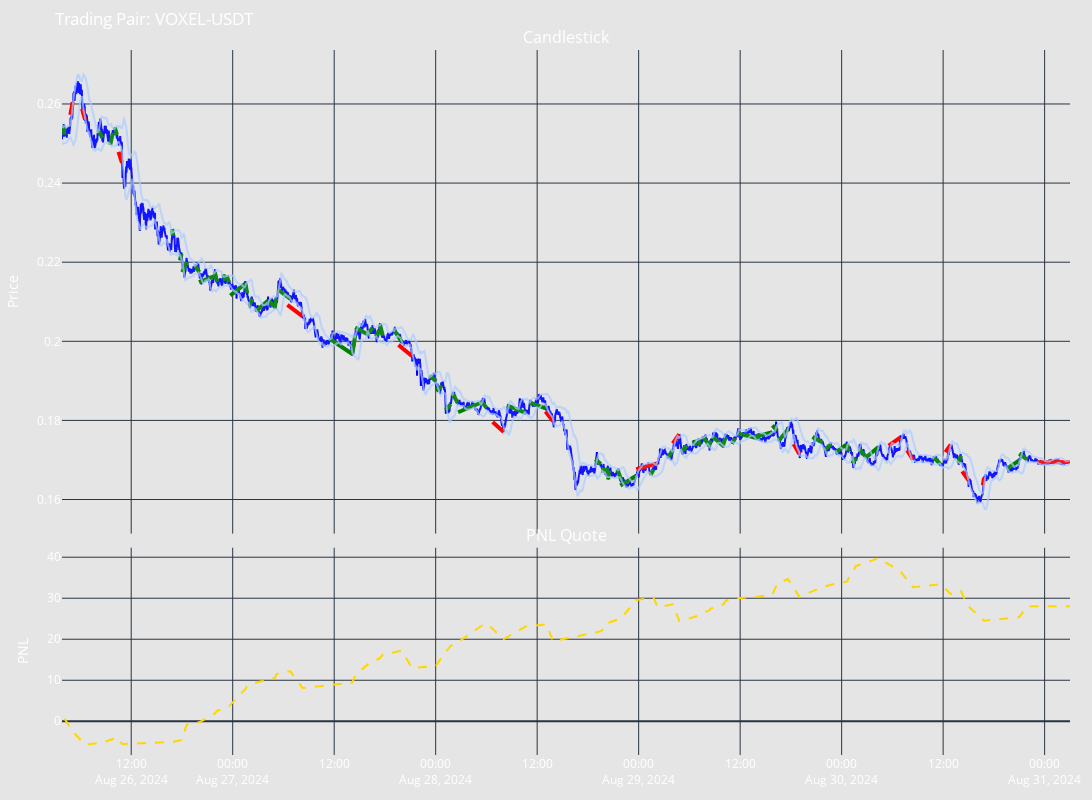

Notebook code cell kept with this figure:
### Code cell
index = 378

bt_result_index = bt_results[index]
print(bt_result_index.controller_config.id)
print(f"DCA Distribution: {bt_result_index.controller_config.dca_amounts_pct} - {bt_result_index.controller_config.dca_spreads}")
print(bt_result_index.get_results_summary())
fig = bt_result_index.get_backtesting_figure()
bb_length = bt_result_index.controller_config.bb_length
bb_std = bt_result_index.controller_config.bb_std
# Add Bollinger Bands
bb_upper = f'BBU_{bb_length}_{bb_std}'
bb_lower = f'BBL_{bb_length}_{bb_std}'
fig.add_trace(go.Scatter(x=bt_result_index.processed_data.index, y=bt_result_index.processed_data[bb_upper],
                         line=dict(color='rgba(173, 204, 255, 0.7)'),
                         name='BB Upper'), row=1, col=1)
fig.add_trace(go.Scatter(x=bt_result_index.processed_data.index, y=bt_result_index.processed_data[bb_lower],
                         line=dict(color='rgba(173, 204, 255, 0.7)'),
                         fill='tonexty', fillcolor='rgba(173, 204, 255, 0.1)',
                         name='BB Lower'), row=1, col=1)

### Figure 1 — Plotly figure (JSON) as saved in the notebook; plotly's stock layout.template omitted (floating-point values rounded to 4 significant figures; data arrays with more than 128 entries replaced by an {"elided": "..."} marker saying what was removed)
{"data": [{"line": {"color": "blue"}, "mode": "lines", "x": {"elided": "7148 str values"}, "y": {"elided": "7148 float values"}, "type": "scatter", "xaxis": "x", "yaxis": "y"}, {"line": {"color": "green", "width": 4}, "mode": "lines", "name": "Sell Executor", "x": ["2024-08-26T03:58:00", "2024-08-26T04:07:00"], "y": [0.2546, 0.2522], "type": "scatter", "xaxis": "x", "yaxis": "y"}, {"line": {"color": "red", "width": 4}, "mode": "lines", "name": "Sell Executor", "x": ["2024-08-26T04:48:00", "2024-08-26T05:05:00"], "y": [0.2572, 0.2605], "type": "scatter", "xaxis": "x", "yaxis": "y"}, {"line": {"color": "red", "width": 4}, "mode": "lines", "name": "Buy Executor", "x": ["2024-08-26T06:11:00", "2024-08-26T06:33:00"], "y": [0.2588, 0.256], "type": "scatter", "xaxis": "x", "yaxis": "y"}, {"line": {"color": "green", "width": 4}, "mode": "lines", "name": "Sell Executor", "x": ["2024-08-26T08:05:00", "2024-08-26T08:36:00"], "y": [0.2534, 0.2514], "type": "scatter", "xaxis": "x", "yaxis": "y"}, {"line": {"color": "green", "width": 4}, "mode": "lines", "name": "Buy Executor", "x": ["2024-08-26T09:31:00", "2024-08-26T09:50:00"], "y": [0.2497, 0.2527], "type": "scatter", "xaxis": "x", "yaxis": "y"}, {"line": {"color": "green", "width": 4}, "mode": "lines", "name": "Sell Executor", "x": ["2024-08-26T10:03:00", "2024-08-26T10:19:00"], "y": [0.2541, 0.2522], "type": "scatter", "xaxis": "x", "yaxis": "y"}, {"line": {"color": "red", "width": 4}, "mode": "lines", "name": "Buy Executor", "x": ["2024-08-26T10:30:00", "2024-08-26T10:55:00"], "y": [0.2479, 0.2451], "type": "scatter", "xaxis": "x", "yaxis": "y"}, {"line": {"color": "green", "width": 4}, "mode": "lines", "name": "Sell Executor", "x": ["2024-08-26T16:51:00", "2024-08-26T16:56:00"], "y": [0.2284, 0.2267], "type": "scatter", "xaxis": "x", "yaxis": "y"}, {"line": {"color": "green", "width": 4}, "mode": "lines", "name": "Buy Executor", "x": ["2024-08-26T17:46:00", "2024-08-26T17:57:00"], "y": [0.2205, 0.2221], "type": "scatter", "xaxis": "x", "yaxis": "y"}, {"line": {"color": "green", "width": 4}, "mode": "lines", "name": "Buy Executor", "x": ["2024-08-26T18:02:00", "2024-08-26T18:35:00"], "y": [0.2175, 0.22], "type": "scatter", "xaxis": "x", "yaxis": "y"}, {"line": {"color": "green", "width": 4}, "mode": "lines", "name": "Sell Executor", "x": ["2024-08-26T19:32:00", "2024-08-26T20:03:00"], "y": [0.2192, 0.2175], "type": "scatter", "xaxis": "x", "yaxis": "y"}, {"line": {"color": "green", "width": 4}, "mode": "lines", "name": "Buy Executor", "x": ["2024-08-26T20:01:00", "2024-08-26T21:50:00"], "y": [0.2149, 0.2165], "type": "scatter", "xaxis": "x", "yaxis": "y"}, {"line": {"color": "green", "width": 4}, "mode": "lines", "name": "Sell Executor", "x": ["2024-08-26T21:53:00", "2024-08-26T22:10:00"], "y": [0.2175, 0.215], "type": "scatter", "xaxis": "x", "yaxis": "y"}, {"line": {"color": "green", "width": 4}, "mode": "lines", "name": "Sell Executor", "x": ["2024-08-26T22:54:00", "2024-08-26T23:06:00"], "y": [0.2169, 0.2153], "type": "scatter", "xaxis": "x", "yaxis": "y"}, {"line": {"color": "green", "width": 4}, "mode": "lines", "name": "Sell Executor", "x": ["2024-08-26T23:18:00", "2024-08-26T23:33:00"], "y": [0.2166, 0.2149], "type": "scatter", "xaxis": "x", "yaxis": "y"}, {"line": {"color": "green", "width": 4}, "mode": "lines", "name": "Buy Executor", "x": ["2024-08-26T23:43:00", "2024-08-27T01:30:00"], "y": [0.2116, 0.2146], "type": "scatter", "xaxis": "x", "yaxis": "y"}, {"line": {"color": "green", "width": 4}, "mode": "lines", "name": "Sell Executor", "x": ["2024-08-27T01:30:00", "2024-08-27T01:43:00"], "y": [0.2146, 0.2122], "type": "scatter", "xaxis": "x", "yaxis": "y"}, {"line": {"color": "green", "width": 4}, "mode": "lines", "name": "Buy Executor", "x": ["2024-08-27T01:59:00", "2024-08-27T02:17:00"], "y": [0.209, 0.2108], "type": "scatter", "xaxis": "x", "yaxis": "y"}, {"line": {"color": "green", "width": 4}, "mode": "lines", "name": "Buy Executor", "x": ["2024-08-27T02:44:00", "2024-08-27T04:12:00"], "y": [0.2076, 0.2103], "type": "scatter", "xaxis": "x", "yaxis": "y"}, {"line": {"color": "green", "width": 4}, "mode": "lines", "name": "Sell Executor", "x": ["2024-08-27T04:12:00", "2024-08-27T05:02:00"], "y": [0.2103, 0.2087], "type": "scatter", "xaxis": "x", "yaxis": "y"}, {"line": {"color": "green", "width": 4}, "mode": "lines", "name": "Buy Executor", "x": ["2024-08-27T04:58:00", "2024-08-27T05:08:00"], "y": [0.2083, 0.2108], "type": "scatter", "xaxis": "x", "yaxis": "y"}, {"line": {"color": "green", "width": 4}, "mode": "lines", "name": "Sell Executor", "x": ["2024-08-27T05:19:00", "2024-08-27T06:48:00"], "y": [0.2131, 0.2108], "type": "scatter", "xaxis": "x", "yaxis": "y"}, {"line": {"color": "red", "width": 4}, "mode": "lines", "name": "Buy Executor", "x": ["2024-08-27T06:28:00", "2024-08-27T08:16:00"], "y": [0.2092, 0.2063], "type": "scatter", "xaxis": "x", "yaxis": "y"}, {"line": {"color": "green", "width": 4}, "mode": "lines", "name": "Sell Executor", "x": ["2024-08-27T11:28:00", "2024-08-27T14:09:00"], "y": [0.2006, 0.1968], "type": "scatter", "xaxis": "x", "yaxis": "y"}, {"line": {"color": "green", "width": 4}, "mode": "lines", "name": "Buy Executor", "x": ["2024-08-27T14:09:00", "2024-08-27T14:29:00"], "y": [0.1968, 0.2015], "type": "scatter", "xaxis": "x", "yaxis": "y"}, {"line": {"color": "green", "width": 4}, "mode": "lines", "name": "Sell Executor", "x": ["2024-08-27T14:29:00", "2024-08-27T16:06:00"], "y": [0.2035, 0.2016], "type": "scatter", "xaxis": "x", "yaxis": "y"}, {"line": {"color": "green", "width": 4}, "mode": "lines", "name": "Buy Executor", "x": ["2024-08-27T15:58:00", "2024-08-27T16:33:00"], "y": [0.2019, 0.2034], "type": "scatter", "xaxis": "x", "yaxis": "y"}, {"line": {"color": "green", "width": 4}, "mode": "lines", "name": "Buy Executor", "x": ["2024-08-27T16:57:00", "2024-08-27T17:19:00"], "y": [0.2012, 0.2029], "type": "scatter", "xaxis": "x", "yaxis": "y"}, {"line": {"color": "green", "width": 4}, "mode": "lines", "name": "Sell Executor", "x": ["2024-08-27T17:25:00", "2024-08-27T17:44:00"], "y": [0.2043, 0.2014], "type": "scatter", "xaxis": "x", "yaxis": "y"}, {"line": {"color": "green", "width": 4}, "mode": "lines", "name": "Sell Executor", "x": ["2024-08-27T19:05:00", "2024-08-27T19:59:00"], "y": [0.2028, 0.1999], "type": "scatter", "xaxis": "x", "yaxis": "y"}, {"line": {"color": "red", "width": 4}, "mode": "lines", "name": "Buy Executor", "x": ["2024-08-27T19:36:00", "2024-08-27T21:11:00"], "y": [0.1991, 0.1963], "type": "scatter", "xaxis": "x", "yaxis": "y"}, {"line": {"color": "green", "width": 4}, "mode": "lines", "name": "Sell Executor", "x": ["2024-08-27T23:19:00", "2024-08-28T00:02:00"], "y": [0.1913, 0.1899], "type": "scatter", "xaxis": "x", "yaxis": "y"}, {"line": {"color": "green", "width": 4}, "mode": "lines", "name": "Buy Executor", "x": ["2024-08-28T00:03:00", "2024-08-28T00:44:00"], "y": [0.1874, 0.1888], "type": "scatter", "xaxis": "x", "yaxis": "y"}, {"line": {"color": "green", "width": 4}, "mode": "lines", "name": "Buy Executor", "x": ["2024-08-28T01:10:00", "2024-08-28T01:46:00"], "y": [0.1826, 0.1841], "type": "scatter", "xaxis": "x", "yaxis": "y"}, {"line": {"color": "green", "width": 4}, "mode": "lines", "name": "Sell Executor", "x": ["2024-08-28T01:58:00", "2024-08-28T02:36:00"], "y": [0.1868, 0.1845], "type": "scatter", "xaxis": "x", "yaxis": "y"}, {"line": {"color": "green", "width": 4}, "mode": "lines", "name": "Buy Executor", "x": ["2024-08-28T02:39:00", "2024-08-28T05:28:00"], "y": [0.1821, 0.1846], "type": "scatter", "xaxis": "x", "yaxis": "y"}, {"line": {"color": "green", "width": 4}, "mode": "lines", "name": "Sell Executor", "x": ["2024-08-28T05:28:00", "2024-08-28T06:01:00"], "y": [0.1846, 0.1832], "type": "scatter", "xaxis": "x", "yaxis": "y"}, {"line": {"color": "red", "width": 4}, "mode": "lines", "name": "Buy Executor", "x": ["2024-08-28T06:44:00", "2024-08-28T08:03:00"], "y": [0.1796, 0.1771], "type": "scatter", "xaxis": "x", "yaxis": "y"}, {"line": {"color": "green", "width": 4}, "mode": "lines", "name": "Sell Executor", "x": ["2024-08-28T08:26:00", "2024-08-28T10:38:00"], "y": [0.1838, 0.1819], "type": "scatter", "xaxis": "x", "yaxis": "y"}, {"line": {"color": "green", "width": 4}, "mode": "lines", "name": "Sell Executor", "x": ["2024-08-28T11:08:00", "2024-08-28T13:06:00"], "y": [0.1845, 0.183], "type": "scatter", "xaxis": "x", "yaxis": "y"}, {"line": {"color": "red", "width": 4}, "mode": "lines", "name": "Buy Executor", "x": ["2024-08-28T12:59:00", "2024-08-28T13:53:00"], "y": [0.1823, 0.1798], "type": "scatter", "xaxis": "x", "yaxis": "y"}, {"line": {"color": "green", "width": 4}, "mode": "lines", "name": "Sell Executor", "x": ["2024-08-28T18:53:00", "2024-08-28T19:31:00"], "y": [0.1702, 0.1689], "type": "scatter", "xaxis": "x", "yaxis": "y"}, {"line": {"color": "green", "width": 4}, "mode": "lines", "name": "Buy Executor", "x": ["2024-08-28T19:45:00", "2024-08-28T19:52:00"], "y": [0.1667, 0.1681], "type": "scatter", "xaxis": "x", "yaxis": "y"}, {"line": {"color": "green", "width": 4}, "mode": "lines", "name": "Buy Executor", "x": ["2024-08-28T20:01:00", "2024-08-28T20:22:00"], "y": [0.1666, 0.168], "type": "scatter", "xaxis": "x", "yaxis": "y"}, {"line": {"color": "green", "width": 4}, "mode": "lines", "name": "Buy Executor", "x": ["2024-08-28T20:24:00", "2024-08-28T20:29:00"], "y": [0.1651, 0.1673], "type": "scatter", "xaxis": "x", "yaxis": "y"}, {"line": {"color": "green", "width": 4}, "mode": "lines", "name": "Sell Executor", "x": ["2024-08-28T21:30:00", "2024-08-28T21:58:00"], "y": [0.1676, 0.1647], "type": "scatter", "xaxis": "x", "yaxis": "y"}, {"line": {"color": "green", "width": 4}, "mode": "lines", "name": "Buy Executor", "x": ["2024-08-28T21:50:00", "2024-08-28T23:43:00"], "y": [0.1636, 0.166], "type": "scatter", "xaxis": "x", "yaxis": "y"}, {"line": {"color": "green", "width": 4}, "mode": "lines", "name": "Buy Executor", "x": ["2024-08-29T01:25:00", "2024-08-29T01:45:00"], "y": [0.1662, 0.1676], "type": "scatter", "xaxis": "x", "yaxis": "y"}, {"line": {"color": "red", "width": 4}, "mode": "lines", "name": "Sell Executor", "x": ["2024-08-28T23:43:00", "2024-08-29T02:16:00"], "y": [0.1677, 0.1692], "type": "scatter", "xaxis": "x", "yaxis": "y"}, {"line": {"color": "green", "width": 4}, "mode": "lines", "name": "Buy Executor", "x": ["2024-08-29T03:27:00", "2024-08-29T04:02:00"], "y": [0.1706, 0.1725], "type": "scatter", "xaxis": "x", "yaxis": "y"}, {"line": {"color": "red", "width": 4}, "mode": "lines", "name": "Sell Executor", "x": ["2024-08-29T04:02:00", "2024-08-29T04:48:00"], "y": [0.1742, 0.1765], "type": "scatter", "xaxis": "x", "yaxis": "y"}, {"line": {"color": "green", "width": 4}, "mode": "lines", "name": "Buy Executor", "x": ["2024-08-29T05:04:00", "2024-08-29T05:44:00"], "y": [0.1722, 0.1736], "type": "scatter", "xaxis": "x", "yaxis": "y"}, {"line": {"color": "green", "width": 4}, "mode": "lines", "name": "Sell Executor", "x": ["2024-08-29T06:30:00", "2024-08-29T06:45:00"], "y": [0.175, 0.1736], "type": "scatter", "xaxis": "x", "yaxis": "y"}, {"line": {"color": "green", "width": 4}, "mode": "lines", "name": "Sell Executor", "x": ["2024-08-29T07:04:00", "2024-08-29T07:14:00"], "y": [0.1754, 0.1737], "type": "scatter", "xaxis": "x", "yaxis": "y"}, {"line": {"color": "green", "width": 4}, "mode": "lines", "name": "Sell Executor", "x": ["2024-08-29T07:35:00", "2024-08-29T08:15:00"], "y": [0.1759, 0.174], "type": "scatter", "xaxis": "x", "yaxis": "y"}, {"line": {"color": "green", "width": 4}, "mode": "lines", "name": "Buy Executor", "x": ["2024-08-29T08:14:00", "2024-08-29T08:35:00"], "y": [0.1734, 0.1749], "type": "scatter", "xaxis": "x", "yaxis": "y"}, {"line": {"color": "green", "width": 4}, "mode": "lines", "name": "Sell Executor", "x": ["2024-08-29T08:46:00", "2024-08-29T10:01:00"], "y": [0.1759, 0.1735], "type": "scatter", "xaxis": "x", "yaxis": "y"}, {"line": {"color": "green", "width": 4}, "mode": "lines", "name": "Buy Executor", "x": ["2024-08-29T09:58:00", "2024-08-29T10:18:00"], "y": [0.1736, 0.1759], "type": "scatter", "xaxis": "x", "yaxis": "y"}, {"line": {"color": "green", "width": 4}, "mode": "lines", "name": "Buy Executor", "x": ["2024-08-29T11:02:00", "2024-08-29T11:24:00"], "y": [0.1741, 0.1755], "type": "scatter", "xaxis": "x", "yaxis": "y"}, {"line": {"color": "green", "width": 4}, "mode": "lines", "name": "Sell Executor", "x": ["2024-08-29T11:42:00", "2024-08-29T14:17:00"], "y": [0.1767, 0.1754], "type": "scatter", "xaxis": "x", "yaxis": "y"}, {"line": {"color": "green", "width": 4}, "mode": "lines", "name": "Buy Executor", "x": ["2024-08-29T13:27:00", "2024-08-29T15:49:00"], "y": [0.1757, 0.177], "type": "scatter", "xaxis": "x", "yaxis": "y"}, {"line": {"color": "green", "width": 4}, "mode": "lines", "name": "Sell Executor", "x": ["2024-08-29T15:49:00", "2024-08-29T16:23:00"], "y": [0.1788, 0.1774], "type": "scatter", "xaxis": "x", "yaxis": "y"}, {"line": {"color": "green", "width": 4}, "mode": "lines", "name": "Buy Executor", "x": ["2024-08-29T16:32:00", "2024-08-29T17:39:00"], "y": [0.1748, 0.1777], "type": "scatter", "xaxis": "x", "yaxis": "y"}, {"line": {"color": "red", "width": 4}, "mode": "lines", "name": "Buy Executor", "x": ["2024-08-29T18:19:00", "2024-08-29T19:00:00"], "y": [0.1741, 0.1715], "type": "scatter", "xaxis": "x", "yaxis": "y"}, {"line": {"color": "green", "width": 4}, "mode": "lines", "name": "Sell Executor", "x": ["2024-08-29T20:33:00", "2024-08-29T21:44:00"], "y": [0.1758, 0.1744], "type": "scatter", "xaxis": "x", "yaxis": "y"}, {"line": {"color": "green", "width": 4}, "mode": "lines", "name": "Buy Executor", "x": ["2024-08-29T22:00:00", "2024-08-29T22:44:00"], "y": [0.1726, 0.174], "type": "scatter", "xaxis": "x", "yaxis": "y"}, {"line": {"color": "green", "width": 4}, "mode": "lines", "name": "Buy Executor", "x": ["2024-08-29T23:20:00", "2024-08-30T00:39:00"], "y": [0.172, 0.174], "type": "scatter", "xaxis": "x", "yaxis": "y"}, {"line": {"color": "green", "width": 4}, "mode": "lines", "name": "Sell Executor", "x": ["2024-08-30T00:39:00", "2024-08-30T00:48:00"], "y": [0.174, 0.1722], "type": "scatter", "xaxis": "x", "yaxis": "y"}, {"line": {"color": "green", "width": 4}, "mode": "lines", "name": "Buy Executor", "x": ["2024-08-30T01:15:00", "2024-08-30T01:42:00"], "y": [0.1691, 0.1705], "type": "scatter", "xaxis": "x", "yaxis": "y"}, {"line": {"color": "green", "width": 4}, "mode": "lines", "name": "Sell Executor", "x": ["2024-08-30T02:04:00", "2024-08-30T02:53:00"], "y": [0.1727, 0.1708], "type": "scatter", "xaxis": "x", "yaxis": "y"}, {"line": {"color": "green", "width": 4}, "mode": "lines", "name": "Buy Executor", "x": ["2024-08-30T02:48:00", "2024-08-30T04:21:00"], "y": [0.1705, 0.1733], "type": "scatter", "xaxis": "x", "yaxis": "y"}, {"line": {"color": "red", "width": 4}, "mode": "lines", "name": "Sell Executor", "x": ["2024-08-30T05:34:00", "2024-08-30T06:57:00"], "y": [0.1736, 0.1757], "type": "scatter", "xaxis": "x", "yaxis": "y"}, {"line": {"color": "red", "width": 4}, "mode": "lines", "name": "Buy Executor", "x": ["2024-08-30T07:44:00", "2024-08-30T08:26:00"], "y": [0.1725, 0.1701], "type": "scatter", "xaxis": "x", "yaxis": "y"}, {"line": {"color": "green", "width": 4}, "mode": "lines", "name": "Sell Executor", "x": ["2024-08-30T10:51:00", "2024-08-30T11:42:00"], "y": [0.1707, 0.1689], "type": "scatter", "xaxis": "x", "yaxis": "y"}, {"line": {"color": "red", "width": 4}, "mode": "lines", "name": "Sell Executor", "x": ["2024-08-30T12:16:00", "2024-08-30T12:54:00"], "y": [0.172, 0.1739], "type": "scatter", "xaxis": "x", "yaxis": "y"}, {"line": {"color": "green", "width": 4}, "mode": "lines", "name": "Buy Executor", "x": ["2024-08-30T13:49:00", "2024-08-30T14:05:00"], "y": [0.1692, 0.1711], "type": "scatter", "xaxis": "x", "yaxis": "y"}, {"line": {"color": "red", "width": 4}, "mode": "lines", "name": "Buy Executor", "x": ["2024-08-30T14:15:00", "2024-08-30T14:58:00"], "y": [0.1671, 0.165], "type": "scatter", "xaxis": "x", "yaxis": "y"}, {"line": {"color": "red", "width": 4}, "mode": "lines", "name": "Sell Executor", "x": ["2024-08-30T16:42:00", "2024-08-30T16:50:00"], "y": [0.1636, 0.1655], "type": "scatter", "xaxis": "x", "yaxis": "y"}, {"line": {"color": "green", "width": 4}, "mode": "lines", "name": "Buy Executor", "x": ["2024-08-30T19:34:00", "2024-08-30T21:00:00"], "y": [0.1678, 0.1699], "type": "scatter", "xaxis": "x", "yaxis": "y"}, {"line": {"color": "green", "width": 4}, "mode": "lines", "name": "Sell Executor", "x": ["2024-08-30T21:00:00", "2024-08-30T21:56:00"], "y": [0.1716, 0.1701], "type": "scatter", "xaxis": "x", "yaxis": "y"}, {"line": {"color": "red", "width": 4}, "mode": "lines", "name": "Buy Executor", "x": ["2024-08-30T23:10:00", "2024-08-31T03:00:00"], "y": [0.1694, 0.1695], "type": "scatter", "xaxis": "x", "yaxis": "y"}, {"line": {"color": "gold", "dash": "dash", "width": 2}, "mode": "lines", "name": "Cumulative PNL", "x": ["2024-08-26T04:07:00", "2024-08-26T05:05:00", "2024-08-26T06:33:00", "2024-08-26T08:36:00", "2024-08-26T09:50:00", "2024-08-26T10:19:00", "2024-08-26T10:55:00", "2024-08-26T16:56:00", "2024-08-26T17:57:00", "2024-08-26T18:35:00", "2024-08-26T20:03:00", "2024-08-26T21:50:00", "2024-08-26T22:10:00", "2024-08-26T23:06:00", "2024-08-26T23:33:00", "2024-08-27T01:30:00", "2024-08-27T01:43:00", "2024-08-27T02:17:00", "2024-08-27T04:12:00", "2024-08-27T05:02:00", "2024-08-27T05:08:00", "2024-08-27T06:48:00", "2024-08-27T08:16:00", "2024-08-27T14:09:00", "2024-08-27T14:29:00", "2024-08-27T16:06:00", "2024-08-27T16:33:00", "2024-08-27T17:19:00", "2024-08-27T17:44:00", "2024-08-27T19:59:00", "2024-08-27T21:11:00", "2024-08-28T00:02:00", "2024-08-28T00:44:00", "2024-08-28T01:46:00", "2024-08-28T02:36:00", "2024-08-28T05:28:00", "2024-08-28T06:01:00", "2024-08-28T08:03:00", "2024-08-28T10:38:00", "2024-08-28T13:06:00", "2024-08-28T13:53:00", "2024-08-28T19:31:00", "2024-08-28T19:52:00", "2024-08-28T20:22:00", "2024-08-28T20:29:00", "2024-08-28T21:58:00", "2024-08-28T23:43:00", "2024-08-29T01:45:00", "2024-08-29T02:16:00", "2024-08-29T04:02:00", "2024-08-29T04:48:00", "2024-08-29T05:44:00", "2024-08-29T06:45:00", "2024-08-29T07:14:00", "2024-08-29T08:15:00", "2024-08-29T08:35:00", "2024-08-29T10:01:00", "2024-08-29T10:18:00", "2024-08-29T11:24:00", "2024-08-29T14:17:00", "2024-08-29T15:49:00", "2024-08-29T16:23:00", "2024-08-29T17:39:00", "2024-08-29T19:00:00", "2024-08-29T21:44:00", "2024-08-29T22:44:00", "2024-08-30T00:39:00", "2024-08-30T00:48:00", "2024-08-30T01:42:00", "2024-08-30T02:53:00", "2024-08-30T04:21:00", "2024-08-30T06:57:00", "2024-08-30T08:26:00", "2024-08-30T11:42:00", "2024-08-30T12:54:00", "2024-08-30T14:05:00", "2024-08-30T14:58:00", "2024-08-30T16:50:00", "2024-08-30T21:00:00", "2024-08-30T21:56:00", "2024-08-31T03:00:00"], "y": [0.6445, -2.513, -5.699, -5.166, -4.333, -3.83, -5.556, -5.056, -4.57, -0.7678, -0.2453, 1.81, 2.606, 3.1, 3.63, 7.849, 8.622, 9.207, 10.11, 10.62, 11.46, 12.2, 8.114, 9.453, 11.15, 14.16, 14.65, 15.23, 16.22, 17.22, 13.01, 13.5, 15.68, 18.38, 19.23, 23.34, 23.85, 20.03, 23.09, 23.64, 19.5, 21.94, 22.51, 23.08, 24.0, 25.22, 29.58, 30.15, 27.75, 28.52, 24.44, 24.99, 25.53, 26.19, 26.94, 27.53, 28.48, 29.4, 29.95, 30.44, 30.94, 33.5, 34.66, 30.34, 32.73, 33.28, 34.09, 34.8, 37.87, 38.63, 39.78, 36.56, 32.68, 33.4, 31.03, 31.8, 28.07, 24.51, 25.38, 28.02, 28.02], "type": "scatter", "xaxis": "x2", "yaxis": "y2"}, {"line": {"color": "rgba(173, 204, 255, 0.7)"}, "name": "BB Upper", "x": {"elided": "7148 str values"}, "y": {"elided": "7148 float values"}, "type": "scatter", "xaxis": "x", "yaxis": "y"}, {"fill": "tonexty", "fillcolor": "rgba(173, 204, 255, 0.1)", "line": {"color": "rgba(173, 204, 255, 0.7)"}, "name": "BB Lower", "x": {"elided": "7148 str values"}, "y": {"elided": "7148 float values"}, "type": "scatter", "xaxis": "x", "yaxis": "y"}], "layout": {"xaxis": {"anchor": "y", "domain": [0.0, 1.0], "matches": "x2", "showticklabels": false, "rangeslider": {"visible": false}}, "yaxis": {"anchor": "x", "domain": [0.314, 1.0], "title": {"text": "Price"}}, "xaxis2": {"anchor": "y2", "domain": [0.0, 1.0]}, "yaxis2": {"anchor": "x2", "domain": [0.0, 0.294], "title": {"text": "PNL"}}, "annotations": [{"font": {"size": 16}, "showarrow": false, "text": "Candlestick", "x": 0.5, "xanchor": "center", "xref": "paper", "y": 1.0, "yanchor": "bottom", "yref": "paper"}, {"font": {"size": 16}, "showarrow": false, "text": "PNL Quote", "x": 0.5, "xanchor": "center", "xref": "paper", "y": 0.294, "yanchor": "bottom", "yref": "paper"}], "font": {"color": "white", "size": 12}, "margin": {"l": 20, "r": 20, "t": 50, "b": 20}, "plot_bgcolor": "rgba(0, 0, 0, 0)", "paper_bgcolor": "rgba(0, 0, 0, 0.1)", "height": 800, "width": 1200, "hovermode": "x unified", "showlegend": false, "title": {"text": "Trading Pair: VOXEL-USDT"}}}
